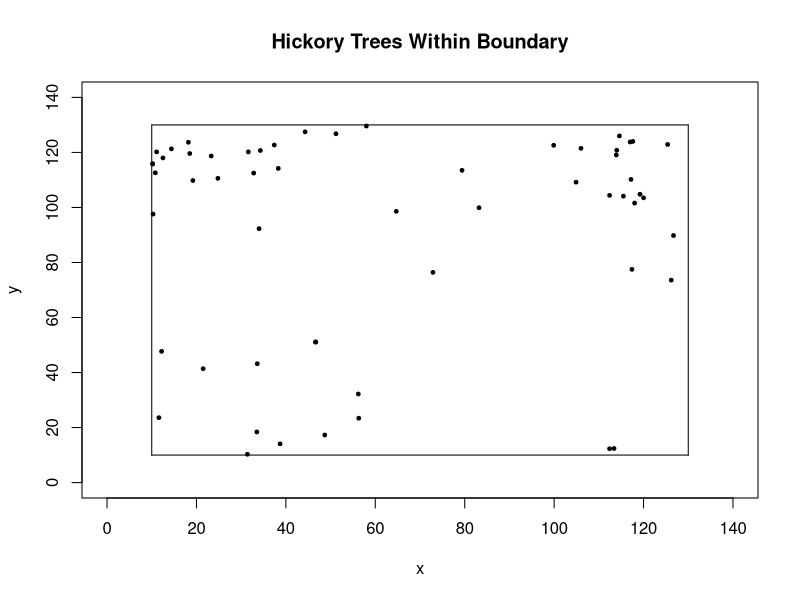
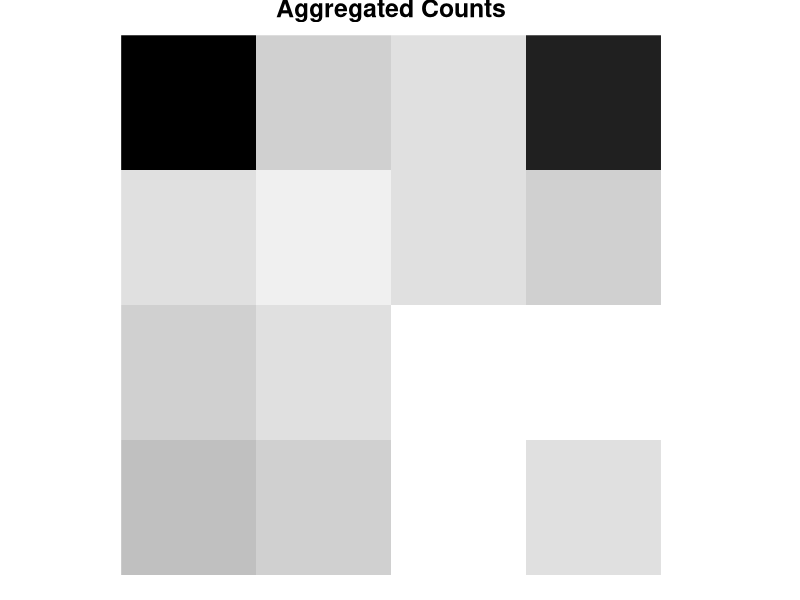
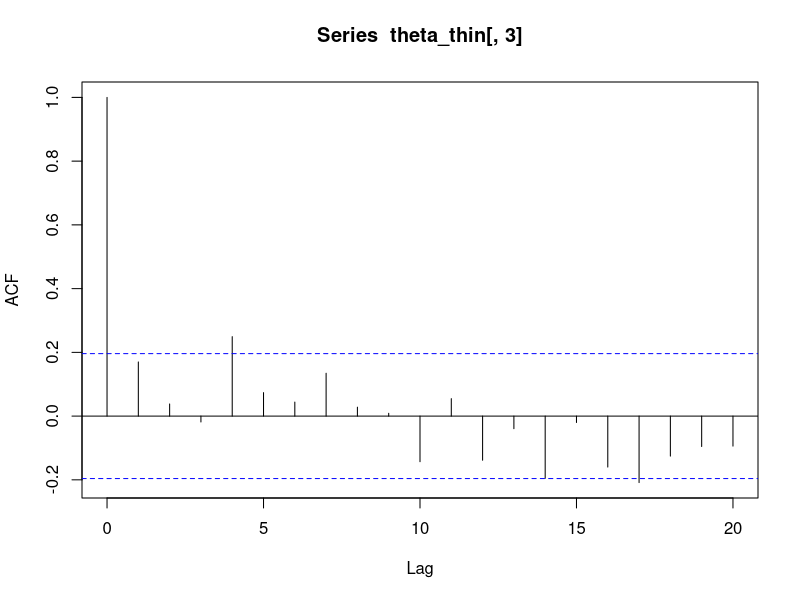
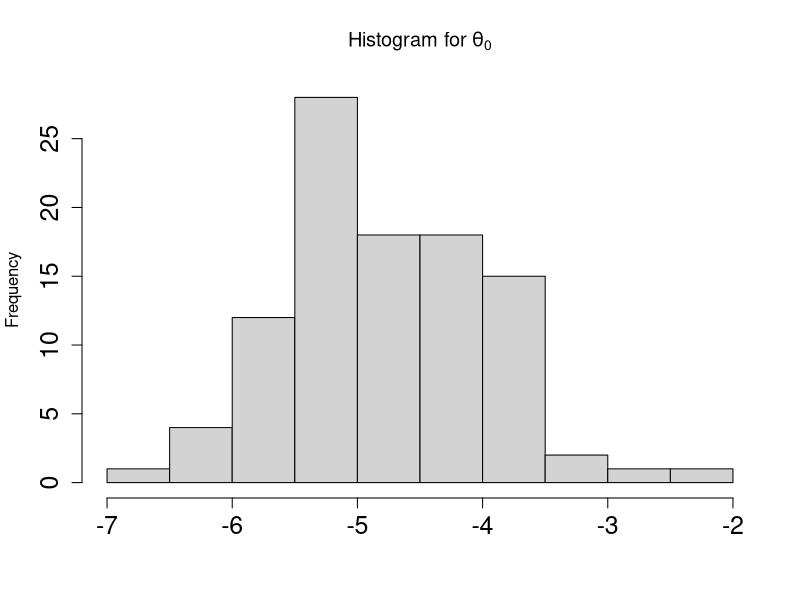

Here is the R script that generated these plots, in order: (Note: this script raises an error after producing the figures.)
library(gplots)

x <- c(31.4,112.4,56.2,46.6,126.2,64.7,112.4,120,11.1,24.8,113.9,18.2,44.3,114,125.4,
       33.5,113.4,12.2,46.7,126.7,83.2,115.5,10.2,12.5,32.8,117.2,31.6,51.2,114.6,
       38.7,11.6,21.5,72.9,10.3,19.2,118,10.2,18.5,38.3,106.,34.3,58,117,
       48.7,56.3,33.6,117.4,34,104.9,119.2,10.8,23.3,79.4,14.4,37.4,99.9,117.6)

y <- c(10.3,12.3,32.2,51.1,73.6,98.6,104.4,103.5,120.2,110.6,119.1,123.7,127.5,120.8,122.9,
       18.4,12.4,47.7,51.1,89.8,99.9,104.1,115.8,118,112.5,110.2,120.2,126.8,126,
       14.1,23.6,41.4,76.4,97.6,109.8,101.6,115.9,119.6,114.2,121.5,120.7,129.6,123.8,
       17.3,23.4,43.2,77.5,92.3,109.2,104.8,112.6,118.7,113.5,121.3,122.7,122.6,124)

plot(x,y, pch = 19, xlim = c(0,140),ylim = c(0,140),cex = .5,
     main = 'Hickory Trees Within Boundary')
arrows(x0 = c(10,130,10,10),
       y0 = c(10,10,130,10),
       x1 = c(10,130,130,130),
       y1 = c(130,130,130,10),
       length = 0)

grays = rgb(red = 0:255/255, blue = 0:255/255, green = 0:255/255)
make_counts <- function(p = 2,make_plot = FALSE,...){
  size = 120/p
  bins <- centers_x <- centers_y <- matrix(0,p,p)
  for(i in 1:p){
    for(j in 1:p){
      bins[i,j] <- length(which(x>((j-1)*size+10) & x<(j*size+10) & 
                                  y>((p+1-i-1)*size+10) & y<((p+1-i)*size)+10))
      centers_x[i,j] <- 10+((j-1)*size + j*size)/2
      centers_y[i,j] <- 10+((p+1-i-1)*size + (p+1-i)*size)/2
    }
  }
  
  if(make_plot){
    heatmap(bins,Rowv=NA,Colv=NA, 
              col=grays[length(grays):1], scale = "none",
            revC=TRUE, labRow = NA, labCol = NA,...)
  }
  return(list(counts = bins, centers_x = centers_x,centers_y = centers_y, size=size))
}

#dat_2 <- make_counts(p=2,make_plot=FALSE)
dat_4 <- make_counts(p=4,make_plot= TRUE,main = "Aggregated Counts", margins = c(1.5,1.5))

#heatmap.2(dat_4$counts,Rowv=FALSE,Colv=FALSE, dendrogram = 'none',
 #         col=grays[length(grays):1], scale = "none",
  #        revC=TRUE, labRow = NA, labCol = NA,symm = TRUE,
   #       density.info = 'none')

kernel_mat <- function(centers_x,centers_y,theta_2 = 1,print_dist = FALSE){
  
  ker_mat <- dist_mat <- matrix(0,dim(centers_x)[1]^2,dim(centers_x)[2]^2)
  v_c_x <- c(centers_x)
  v_c_y <- c(centers_y)
  for(i in 1:dim(ker_mat)[1]){
    for(j in 1:dim(ker_mat)[2]){
      (dist_mat[i,j] <- sqrt((v_c_x[i] - v_c_x[j])^2 +(v_c_y[i] - v_c_y[j])^2))
      #dist_mat[i,j] <- abs(v_c_x[i] - v_c_x[j]) + abs(v_c_y[i]- v_c_y[j])
      (ker_mat[i,j] <- exp(-(dist_mat[i,j]/exp(theta_2))^2))
    }
  }
  if(print_dist){
    print("Distances:")
    print(dist_mat)
  }
  return(ker_mat)
}


ker_test <- kernel_mat(dat_4$centers_x,dat_4$centers_y,theta_2=4)
ker_test

mu_theta <- c(-0.383,-5.19,4)
sig_theta <- c(1,1,1)

gibbs_hick <- function(iters = 1E4,burn = 0.3,data_list = dat_4,
                      theta_kap = rep(1,3)){
  
  data = data_list$counts
  centers_x = data_list$centers_x
  centers_y = data_list$centers_y
  sizes = rep(data_list$size,length(c(data)))
  #sizes <- rep(1,length(c(data)))
  burnin <- floor(iters*burn)
  theta_acc = 0
  
  #Set up containers
  (J <- prod(dim(data)))
  alpha_mat <- beta_mat <- gamma_rf_mat <- matrix(0,iters,J)
  theta_mat <- matrix(0,iters,3)
  
  
  
  #Get initial values from priors
  (theta_cur <- rnorm(3,mu_theta,sig_theta))
  (alpha_cur <- rep(exp(theta_cur[1]),J))
  (beta_cur <- rep(exp(-theta_cur[2]),J))
  
  ker_cur <- kernel_mat(centers_x,centers_y,theta_2 = theta_cur[3])
  
  (gamma_rf <- rgamma(J,alpha_cur,scale=beta_cur^(-1)))#Need to double-check beta vs beta^(-1)
  lambda <- sweep(ker_cur,2,gamma_rf,FUN="*")
  lambda_i_plus <- apply(lambda,1,sum)
  (p <- sweep(lambda,1,lambda_i_plus,FUN="/"))
  
  N_ij <- matrix(0,dim(ker_cur)[1],dim(ker_cur)[2])
  for(i in 1:dim(N_ij)[1]){
    N_ij[i,] <- rmultinom(1,size=c(data)[i],prob = p[i,])
  }
  
  
  for(t in 1:(iters+burnin)){
    
    #Print out every 10% progress
    if(!(t%%(0.1*iters))){
      flush.console()
      cat("\r t = ", t,', Theta acc rate:"',theta_acc/t)
    }
    
    
    #Update Gamma RF
    (alpha_t <- alpha_cur + apply(N_ij,2,sum))
    ker_plus_j_cur <- apply(sweep(ker_cur,1,sizes,FUN="*"),2,sum)
    (beta_t <- beta_cur + ker_plus_j_cur)
    
    (gamma_rf <- rgamma(J,alpha_t,scale=beta_t^(-1)))
    (lambda <- sweep(ker_cur,2,gamma_rf,FUN="*"))
    (lambda_i_plus <- apply(lambda,1,sum))
    (p <- sweep(lambda,1,lambda_i_plus,FUN="/"))
    
    #Update augmentation pts
    N_ij <- matrix(0,dim(ker_cur)[1],dim(ker_cur)[2])
    for(i in 1:dim(N_ij)[1]){
      N_ij[i,] <- rmultinom(1,size=c(data)[i],prob = p[i,])
    }
    
    #Update theta with MH step
    (theta_st <- rnorm(3,theta_cur,theta_kap))
    (ker_st <- kernel_mat(centers_x,centers_y,theta_st[3]))
    ker_plus_j_st <- apply(sweep(ker_st,1,sizes,FUN="*"),2,sum)
    
    (alpha_st <- rep(exp(theta_st[1]),J))
    (beta_st <- rep(exp(-theta_st[2]),J))
    
    long_ker_cur <- c(ker_cur)
    long_ker_st = c(ker_st)
    long_n = c(N_ij)
    
    (log_ratio <- sum(dnorm(theta_st,mu_theta,sig_theta,log = TRUE)) -
        sum(dnorm(theta_cur,mu_theta,sig_theta,log = TRUE)) +
        sum(long_n*(log(long_ker_st) - log(long_ker_cur))) +
        sum((alpha_st)*log(gamma_rf) +
              alpha_st*log(beta_st) + log(gamma(alpha_cur)) -
              
              (alpha_cur)*log(gamma_rf) -
              alpha_cur*log(beta_cur) - log(gamma(alpha_st))) +
        -1*sum((beta_st - beta_cur + ker_plus_j_st - ker_plus_j_cur)*gamma_rf))
    
    err_count = 0
    tryCatch(
      if(runif(1)<exp(log_ratio)){
        theta_cur <- theta_st
        alpha_cur <- rep(exp(theta_st[1]),J)
        beta_cur <- rep(exp(-theta_st[2]),J)
        ker_cur <- ker_st
        theta_acc <- theta_acc + 1
      },
      error = function(e){print(paste('caught an error:',e))
        err_count = err_count + 1})
    
    
    if(t > burnin){
      theta_mat[t-burnin,] <- theta_cur
      alpha_mat[t-burnin,] <- alpha_cur
      beta_mat[t-burnin,] <- beta_cur
      gamma_rf_mat[t-burnin,] <- gamma_rf
    }
    
    
  }#t loop
  print(err_count)
  return(list(theta = theta_mat,alpha = alpha_mat, beta = beta_mat,gamma = gamma_rf_mat))
}

lego <- gibbs_hick(iters = 1E4,
                   theta_kap = c(.2,.2,.2))

theta_out <- lego$theta
thin = 100
iters <- 1:dim(theta_out)[1]
theta_thin <- theta_out[!iters%%thin,]
acf(theta_thin[,3])

hist(theta_thin[,2], xlab = '',
     main = expression('Histogram for'~theta[0]),
     cex.axis = 1.5)


traceplot(as.mcmc(lego$theta))
